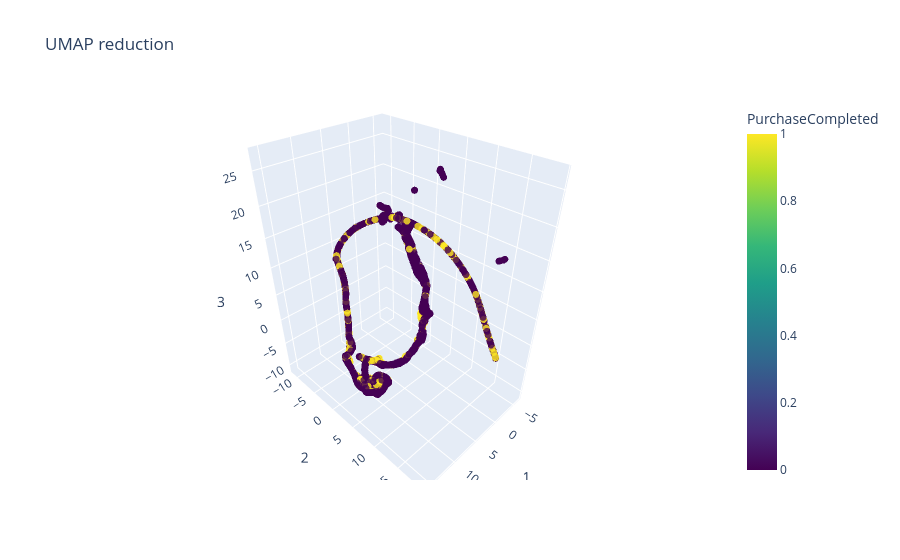

Write notebook code for a chart like this one.
### Code cell
# We further apply UMAP to reduce the dimensionality 
# and try out whether we are able to visually separate the two classes
# this helps us understand the patterns of data in high dimensions

import plotly.graph_objects as go
from umap import UMAP

umap_result = UMAP(n_components=3).fit_transform(df_no_gt)
umap_result = pd.DataFrame(umap_result, columns=["1", "2", "3"])
umap_df = pd.concat([umap_result, clean_df[gt_col].reset_index(drop=True)], axis=1)

fig = go.Figure(
    data=[
        go.Scatter3d(
            x=umap_df["1"],
            y=umap_df["2"],
            z=umap_df["3"],
            mode="markers",
            marker=dict(
                size=4,
                color=umap_df[gt_col],
                colorscale="Viridis",
                opacity=0.8,
                colorbar=dict(title=gt_col),
            ),
        )
    ]
)

fig.update_layout(
    title="UMAP reduction",
    scene=dict(xaxis_title="1", yaxis_title="2", zaxis_title="3"),
)
fig.show()

# However the 3D UMAP plot suggests there is no clear-cut separation 
# between two-class purchase intent
# From both PCA and UMAP dimentionality reduction methods,
# We can conclude that non-linear models shall be used to capture the complex patterns
# e.g. XGBoost, SVM with RBF kernel, or MLP

### Figure 1 — Plotly figure (JSON) as saved in the notebook; plotly's stock layout.template omitted (floating-point values rounded to 4 significant figures; data arrays with more than 128 entries replaced by an {"elided": "..."} marker saying what was removed)
{"data": [{"marker": {"color": {"elided": "9296 float values"}, "colorbar": {"title": {"text": "PurchaseCompleted"}}, "colorscale": [[0, "#440154"], [0.1111, "#482878"], [0.2222, "#3e4989"], [0.3333, "#31688e"], [0.4444, "#26828e"], [0.5556, "#1f9e89"], [0.6667, "#35b779"], [0.7778, "#6ece58"], [0.8889, "#b5de2b"], [1, "#fde725"]], "opacity": 0.8, "size": 4}, "mode": "markers", "type": "scatter3d", "x": {"elided": "9296 float values"}, "y": {"elided": "9296 float values"}, "z": {"elided": "9296 float values"}}], "layout": {"scene": {"xaxis": {"title": {"text": "1"}}, "yaxis": {"title": {"text": "2"}}, "zaxis": {"title": {"text": "3"}}}, "title": {"text": "UMAP reduction"}}}
